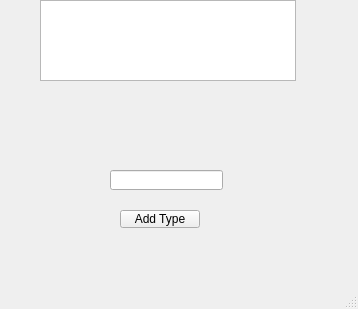
<?xml version="1.0" encoding="UTF-8"?>
<ui version="4.0">
 <class>TypesWindow</class>
 <widget class="QMainWindow" name="TypesWindow">
  <property name="geometry">
   <rect>
    <x>0</x>
    <y>0</y>
    <width>358</width>
    <height>309</height>
   </rect>
  </property>
  <property name="windowTitle">
   <string>MainWindow</string>
  </property>
  <property name="iconSize">
   <size>
    <width>300</width>
    <height>300</height>
   </size>
  </property>
  <widget class="QWidget" name="centralwidget">
   <widget class="QListView" name="listView">
    <property name="geometry">
     <rect>
      <x>40</x>
      <y>0</y>
      <width>256</width>
      <height>81</height>
     </rect>
    </property>
   </widget>
   <widget class="QPushButton" name="pushButton">
    <property name="geometry">
     <rect>
      <x>120</x>
      <y>210</y>
      <width>80</width>
      <height>18</height>
     </rect>
    </property>
    <property name="text">
     <string>Add Type</string>
    </property>
   </widget>
   <widget class="QLineEdit" name="lineEdit1">
    <property name="geometry">
     <rect>
      <x>110</x>
      <y>170</y>
      <width>113</width>
      <height>20</height>
     </rect>
    </property>
   </widget>
  </widget>
  <widget class="QMenuBar" name="menubar">
   <property name="geometry">
    <rect>
     <x>0</x>
     <y>0</y>
     <width>358</width>
     <height>19</height>
    </rect>
   </property>
  </widget>
  <widget class="QStatusBar" name="statusbar"/>
 </widget>
 <resources/>
 <connections/>
</ui>
